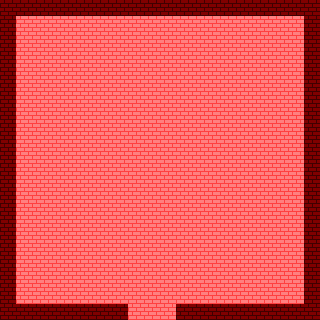

A 2D game scene composited from a Tiled map and its tileset images. What follows is a short description and the map's XML, with each tile layer's data collapsed to a summary:
An orthogonal 20x20 tile map with 16x16 px tiles, 2 tile layers (Ground, Walls) and 3 objects (exit0, spawn0, testNpc).

<map version="1.0" orientation="orthogonal" width="20" height="20" tilewidth="16" tileheight="16">
 <tileset firstgid="1" name="tileset" tilewidth="16" tileheight="16">
  <image source="tilemap.png" width="64" height="80" />
 </tileset>
 <layer name="Ground" width="20" height="20">
  <data>[400 cells, 400 non-empty, 1 distinct tile ids]</data>
 </layer>
 <layer name="Walls" width="20" height="20">
  <data>[400 cells, 73 non-empty, 1 distinct tile ids]</data>
 </layer>
 <objectgroup name="exits" width="20" height="20">
  <object name="exit0" x="128" y="319" width="48" height="1">
   <properties>
    <property name="map" value="room1" />
    <property name="spawn" value="spawn0" />
   </properties>
  </object>
 </objectgroup>
 <objectgroup name="spawns" width="20" height="20">
  <object name="spawn0" x="144" y="272" width="16" height="16" />
 </objectgroup>
 <objectgroup name="npcs" width="20" height="20">
  <object name="testNpc" x="166" y="60" width="16" height="16">
   <properties>
    <property name="image" value="0" />
    <property name="size" value="small" />
    <property name="text" value="texst" />
    <property name="x" value="10" />
    <property name="y" value="10" />
   </properties>
  </object>
 </objectgroup>
</map>